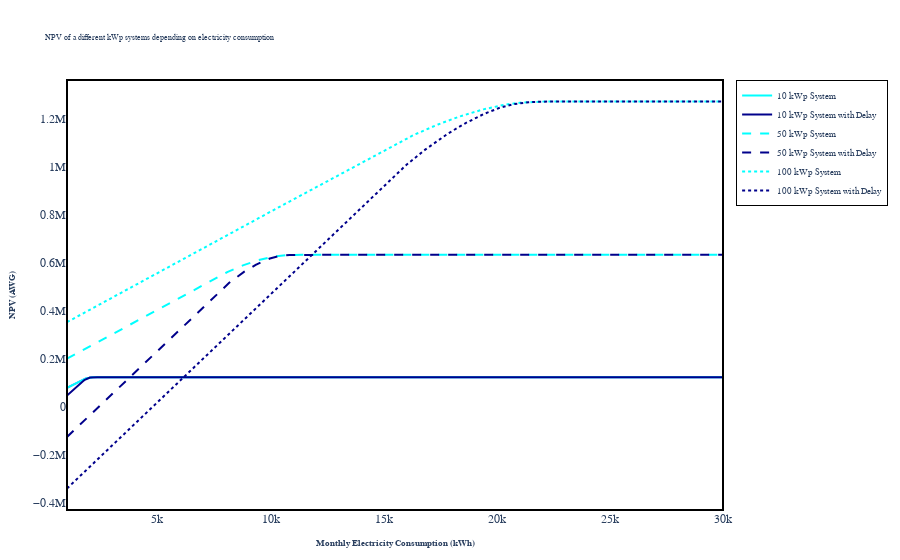

Notebook cell for this chart:
### Code cell
NPV_graph(x_range=np.linspace(1000, 30000, 1000))

### Figure 1 — Plotly figure (JSON) as saved in the notebook; plotly's stock layout.template omitted (floating-point values rounded to 4 significant figures; data arrays with more than 128 entries replaced by an {"elided": "..."} marker saying what was removed)
{"data": [{"hovertemplate": "Monthly Electricity Consumption (kWh)=%{x}<br>NPV (AWG)=%{y}<extra></extra>", "legendgroup": "", "line": {"color": "#636efa", "dash": "solid"}, "marker": {"symbol": "circle"}, "mode": "lines", "name": "", "orientation": "v", "showlegend": false, "type": "scatter", "x": {"elided": "1000 float values"}, "xaxis": "x", "y": {"elided": "1000 int values"}, "yaxis": "y"}, {"line": {"color": "cyan", "dash": "solid"}, "mode": "lines", "name": "10 kWp System", "type": "scatter", "x": {"elided": "1000 float values"}, "y": {"elided": "1000 int values"}}, {"line": {"color": "darkblue", "dash": "solid"}, "mode": "lines", "name": "10 kWp System with Delay", "type": "scatter", "x": {"elided": "1000 float values"}, "y": {"elided": "1000 int values"}}, {"line": {"color": "cyan", "dash": "dash"}, "mode": "lines", "name": "50 kWp System", "type": "scatter", "x": {"elided": "1000 float values"}, "y": {"elided": "1000 int values"}}, {"line": {"color": "darkblue", "dash": "dash"}, "mode": "lines", "name": "50 kWp System with Delay", "type": "scatter", "x": {"elided": "1000 float values"}, "y": {"elided": "1000 int values"}}, {"line": {"color": "cyan", "dash": "dot"}, "mode": "lines", "name": "100 kWp System", "type": "scatter", "x": {"elided": "1000 float values"}, "y": {"elided": "1000 int values"}}, {"line": {"color": "darkblue", "dash": "dot"}, "mode": "lines", "name": "100 kWp System with Delay", "type": "scatter", "x": {"elided": "1000 float values"}, "y": {"elided": "1000 int values"}}], "layout": {"font": {"family": "Arial", "size": 6}, "legend": {"bgcolor": "rgba(255, 255, 255, 0.8)", "bordercolor": "black", "borderwidth": 1, "font": {"size": 9}, "title": {"text": ""}, "tracegroupgap": 0}, "margin": {"b": 50, "l": 50, "r": 50, "t": 80}, "paper_bgcolor": "white", "plot_bgcolor": "white", "shapes": [{"line": {"color": "black", "width": 2}, "type": "rect", "x0": 0, "x1": 1, "xref": "paper", "y0": 0, "y1": 1, "yref": "paper"}], "title": {"text": "NPV of a different kWp systems depending on electricity consumption"}, "xaxis": {"anchor": "y", "domain": [0, 1], "tickfont": {"family": "Arial", "size": 12}, "title": {"font": {"family": "Arial", "size": 9}, "text": "<b>Monthly Electricity Consumption (kWh)</b>"}}, "yaxis": {"anchor": "x", "domain": [0, 1], "tickfont": {"family": "Arial", "size": 12}, "title": {"font": {"family": "Arial", "size": 9}, "text": "<b>NPV (AWG)</b>"}}}}
